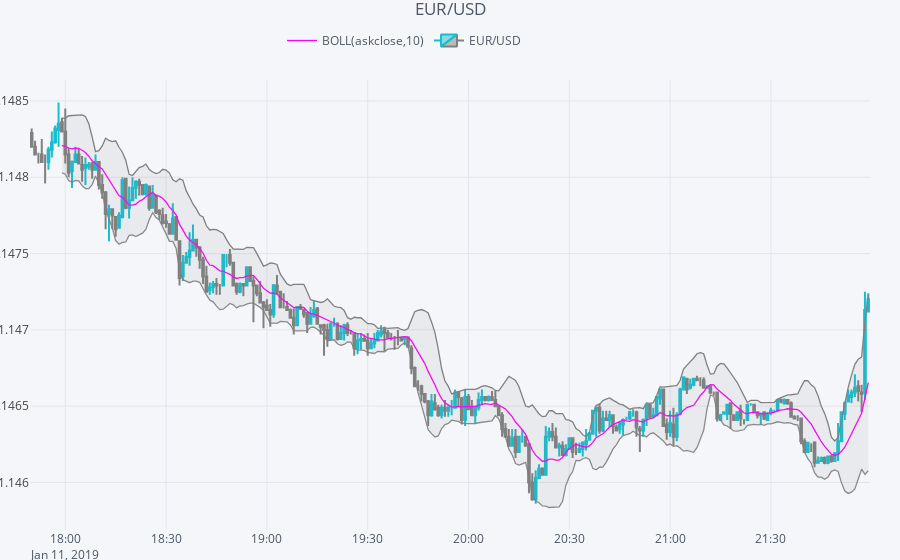

The cell this chart's notebook holds for it:
### Code cell
iplot(qf.iplot(asFigure=True))

### Figure 1 — Plotly figure (JSON) as saved in the notebook; plotly's stock layout.template omitted (floating-point values rounded to 4 significant figures; data arrays with more than 128 entries replaced by an {"elided": "..."} marker saying what was removed)
{"data": [{"legendgroup": "BOLL(askclose,10)", "line": {"color": "rgba(255, 0, 255, 1.0)", "dash": "solid", "shape": "linear", "width": 1.3}, "mode": "lines", "name": "BOLL(askclose,10)", "showlegend": true, "text": "", "type": "scatter", "uid": "89579dbb-fa8d-405d-990a-fd9f433d4420", "x": {"elided": "250 str values"}, "y": {"elided": "250 mixed values"}, "yaxis": "y2"}, {"legendgroup": "BOLL(askclose,10)", "line": {"color": "rgba(128, 128, 128, 1.0)", "dash": "solid", "shape": "linear", "width": 1.3}, "mode": "lines", "name": "UPPER(askclose,10)", "showlegend": false, "text": "", "type": "scatter", "uid": "c27d34a0-b51a-4245-85ed-2876699ffa89", "x": {"elided": "250 str values"}, "y": {"elided": "250 mixed values"}, "yaxis": "y2"}, {"fill": "tonexty", "fillcolor": "rgba(128, 128, 128, 0.1)", "legendgroup": "BOLL(askclose,10)", "line": {"color": "rgba(128, 128, 128, 0.8999999999999999)", "dash": "solid", "shape": "linear", "width": 1.3}, "mode": "lines", "name": "LOWER(askclose,10)", "showlegend": false, "text": "", "type": "scatter", "uid": "65ca511d-7472-43b4-ae1d-987f897b894c", "x": {"elided": "250 str values"}, "y": {"elided": "250 mixed values"}, "yaxis": "y2"}, {"close": {"elided": "250 float values"}, "decreasing": {"line": {"color": "#808080"}}, "high": {"elided": "250 float values"}, "increasing": {"line": {"color": "#17BECF"}}, "low": {"elided": "250 float values"}, "name": "EUR/USD", "open": {"elided": "250 float values"}, "showlegend": true, "type": "candlestick", "uid": "14ac681c-2d0c-4f93-988e-e46d71d3d921", "x": {"elided": "250 str values"}, "yaxis": "y2"}], "layout": {"legend": {"bgcolor": "#F5F6F9", "font": {"color": "#4D5663"}, "orientation": "h", "x": 0.3, "y": 0.95, "yanchor": "bottom"}, "margin": {"b": 30, "l": 30, "r": 30, "t": 30}, "paper_bgcolor": "#F5F6F9", "plot_bgcolor": "#F5F6F9", "showlegend": true, "title": {"font": {"color": "#4D5663"}, "text": "EUR/USD"}, "xaxis": {"anchor": "y2", "gridcolor": "#E1E5ED", "rangeselector": {"bgcolor": "rgba(150, 200, 250, 1)", "buttons": [{"count": 1, "label": "1m", "step": "month", "stepmode": "backward"}, {"count": 1, "label": "1y", "step": "year", "stepmode": "backward"}], "font": {"size": 13}, "visible": false, "x": 0, "y": 0.9}, "rangeslider": {"visible": false}, "showgrid": true, "tickfont": {"color": "#4D5663"}, "title": {"font": {"color": "#4D5663"}, "text": ""}, "zerolinecolor": "#E1E5ED"}, "yaxis": {"gridcolor": "#E1E5ED", "showgrid": true, "showticklabels": false, "tickfont": {"color": "#4D5663"}, "title": {"font": {"color": "#4D5663"}, "text": ""}, "zerolinecolor": "#E1E5ED"}, "yaxis2": {"domain": [0, 0.9]}}}
